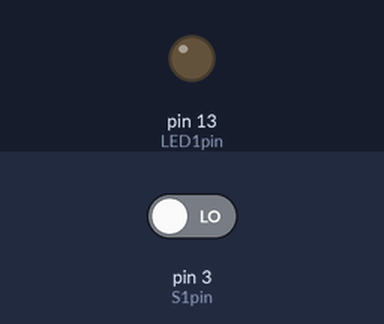
Recording of a sketch running on a simulated Arduino Uno, built with avr-gcc and run on an emulated ATmega328P. Parts: output pins drawn as LEDs (lit = HIGH). The test bench sets the inputs (shaded band); at power-on: pin 3 (S1pin) LOW.

Above: at 1.2 s.
1.3 s: pin 3 (S1pin) driven HIGH
At 1.8 s:
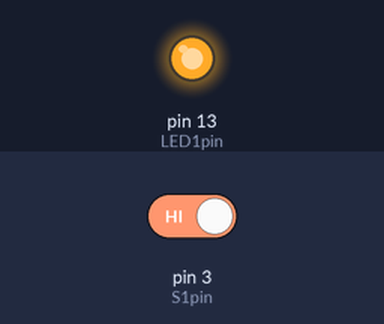
Timing chart, 0 to 4.3 s (numbered marks = the images above; inputs shaded):
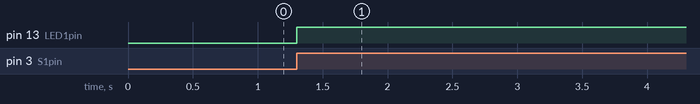

Measured:
- after the input at 1.3 s, pin 13 (LED1pin): LOW → HIGH at once

The sketch:

interruptButtonLED181118c.ino
```cpp
//interruptButtonLED181118c
const int S1pin=3; //interrupt-capable pin
const int LED1pin=13; //built-in LED
volatile bool LED1on; // true when we want to turn it on

void setup() {
  pinMode(LED1pin,OUTPUT);
  pinMode(S1pin,INPUT);
  attachInterrupt(digitalPinToInterrupt(S1pin),S1rising,RISING);
}

void loop(){
}

void S1rising() {
  LED1on=!LED1on;
  if (LED1on) {
    digitalWrite(LED1pin, HIGH);
  }
  else {
    digitalWrite(LED1pin, LOW);
  }
}
```
